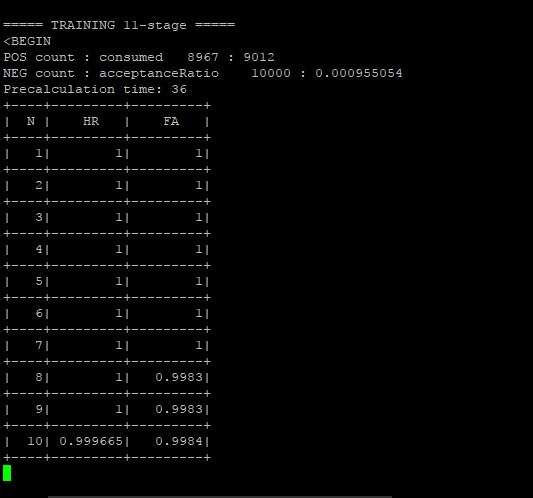
#> input picture media/haar.png, 533 x 498 px, given as the content of the folder neg, which was not available
$ python haar_cascade_steps.py media
#> lines starting #> are read from the running program, lines starting #| are printed output that depends on the picture
import numpy as np
import cv2
import os
import sys
import subprocess

#---------------------------Documentation------------------------------
# http://answers.opencv.org/question/4368/traincascade-error-bad-argument-can-not-get-new-positive-sample-the-most-possible-reason-is-insufficient-count-of-samples-in-given-vec-file/#4474
# https://stackoverflow.com/questions/10863560/haar-training-opencv-assertion-failed
# http://www.answers.opencv.org/question/7141/about-traincascade-paremeters-samples-and-other/
# http://answers.opencv.org/question/7141/about-traincascade-paremeters-samples-and-other/
# https://stackoverflow.com/questions/16058080/how-to-train-cascade-properly/16058254
# http://docs.opencv.org/trunk/dc/d88/tutorial_traincascade.html
# http://answers.opencv.org/question/22964/opencv_traincascade-negative-samples-training-method/
# http://www.computer-vision-software.com/blog/2009/11/faq-opencv-haartraining/
# http://answers.opencv.org/question/39160/opencv_traincascade-parameters-explanation-image-sizes-etc/
#----------------------------------------------------------------------


reload(sys)
sys.setdefaultencoding('utf8')

POS_FOLDER = sys.argv[1]

NEG_FOLDER = "neg"
DATA_FOLDER = "data"

BG_TXT_FILE = "bg.txt"
POS_TXT_FILE = "pos.txt"
VECTOR_FILE = "vector.vec"

PROCESS_POS_IMAGES = True

POS_SIZE = (25, 45)
NUM_OF_POS = 20
NUMPOS = int(NUM_OF_POS*0.80) 	# int((num_in_vec - numNeg)/(1 + (numStages-1)*(1-minHitRate))*0.95)
NUMNEG = 4000 					# The total number of negative(background) images
MEMORY_SIZE = str(1024*12)
NUM_STAGES = 12
MIN_HIT_RATE = 0.999
MAX_FALSE_ALARM_RATE = 0.4

def resize_background():
	for img in os.listdir(NEG_FOLDER):
		_, file_extension = os.path.splitext(img)
		file_extension = file_extension.lower()
		if file_extension.endswith("jpg") or file_extension.endswith("png"):
			try:
				# cv2.IMREAD_GRAYSCALE
				img_read = cv2.imread("%s/%s" % (NEG_FOLDER, img))
#> img_read is the input picture: shape (498, 533, 3); mean B, G, R 4.2, 4.3, 4.1
				# Resize
				resized_image = cv2.resize(img_read, (150, 100))
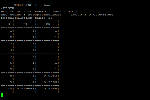
#> resized_image: shape (100, 150, 3); mean B, G, R 3.9, 4.1, 4
				cv2.imwrite("%s/%s" % (NEG_FOLDER, img), resized_image)

			except Exception as e:
				print(str(e))

def process_pos_image_and_get_pos_txt():
	if not os.path.exists(POS_TXT_FILE):
		with open(POS_TXT_FILE, 'a') as pos_txt:
			for img_file in os.listdir(POS_FOLDER):
				_, file_extension = os.path.splitext(img_file)
				file_extension = file_extension.lower()
				if file_extension.endswith("jpg") or file_extension.endswith("png"):
					try:
						# Read gray scale
						image_gray = cv2.imread("%s/%s" % (POS_FOLDER, img_file), cv2.IMREAD_GRAYSCALE)
#> image_gray: shape (498, 533); min 0, max 187, mean 4.2
						# Write line to pos.txt: object in position x: 0, y: 0,  w: 100, h: 150
						image_shape = image_gray.shape
#> image_shape = (498, 533)
						line = "%s/%s 1 0 0 %d %d\n" % (POS_FOLDER, img_file, image_shape[1], image_shape[0])
						pos_txt.write(line)
						### Image Processing: filter
						if PROCESS_POS_IMAGES:
							image_gray_blurred = cv2.bilateralFilter(image_gray, 5, 10, 10)
						cv2.imwrite("%s/%s" % (POS_FOLDER, img_file), image_gray_blurred)

					except Exception as e:
						print(str(e))
#> pass 2 of the loop in process_pos_image_and_get_pos_txt, `for img_file in os.listdir(POS_FOLDER):`:
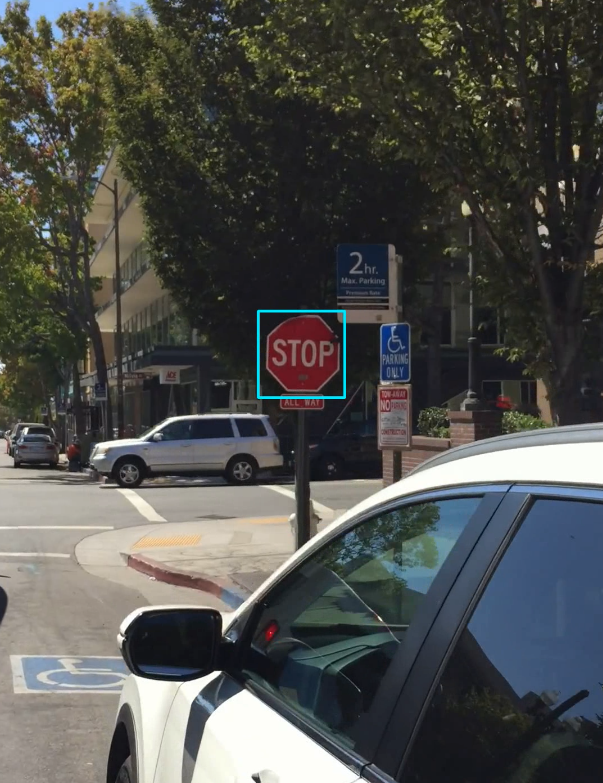
#> input picture media/stop.png, 603 x 783 px
#> in process_pos_image_and_get_pos_txt, `image_gray = cv2.imread("%s/%s" % (POS_FOLDER, img_file), cv2.IMREAD_G..`:
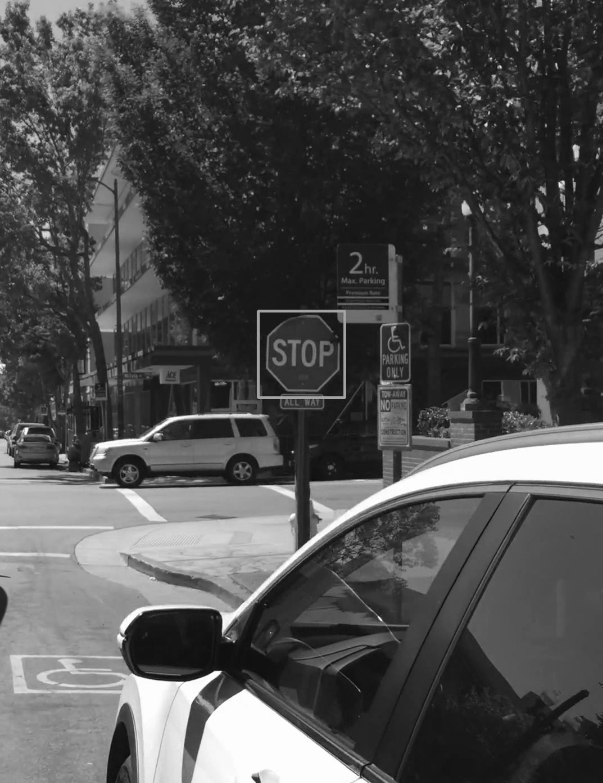
#> image_gray: shape (783, 603); min 11, max 255, mean 78.2
#> image_gray_blurred: shape (783, 603)
	else:
		print("Warning: %s already exists!!" % POS_TXT_FILE)

def create_neg():
	### create single bg.txt
	if not os.path.exists(BG_TXT_FILE):
		for img_file in os.listdir(NEG_FOLDER):
			_, file_extension = os.path.splitext(img_file)
			file_extension = file_extension.lower()
			if file_extension.endswith("jpg") or file_extension.endswith("png"):
				line = "%s/%s\n" % (NEG_FOLDER, img_file)
				with open(BG_TXT_FILE, 'a') as f:
					f.write(line)
	else:
		print("Warning: %s already exists!!" % BG_TXT_FILE)

def get_vector_file():
	if not os.path.exists(VECTOR_FILE):
		subprocess.check_call(["opencv_createsamples",
			"-info", POS_TXT_FILE,
			"-vec", VECTOR_FILE,
			"-num", str(NUM_OF_POS),
			"-w", str(POS_SIZE[0]),
			"-h", str(POS_SIZE[1])])
#> (this line was passed over: subprocess is not available in this run)
	else:
		print("Warning: %s already exists!!" % VECTOR_FILE)

def train_haar_cascade():
	if not os.path.exists(DATA_FOLDER):
		os.makedirs(DATA_FOLDER)

	# opencv_traincascade -data data -vec cropped.vec -bg bg.txt -numPos 1220 -numNeg 767 -numStages 12 -minHitRate 0.999 -maxFalseAlarmRate 0.5 -w 48 -h 48
	subprocess.check_call(["opencv_traincascade",
		"-data", DATA_FOLDER,
		"-vec", VECTOR_FILE,
		"-bg", BG_TXT_FILE,
		"-numPos", str(NUMPOS),
		"-numNeg", str(NUMNEG),
		"-numStages", str(NUM_STAGES),
		"-precalcValBufSize", MEMORY_SIZE,
		"-precalcIdxBufSize", MEMORY_SIZE,
		"-minHitRate", str(MIN_HIT_RATE),
		"-maxFalseAlarmRate", str(MAX_FALSE_ALARM_RATE),
		"-w", str(POS_SIZE[0]),
		"-h", str(POS_SIZE[1])])


if __name__ == '__main__':
	resize_background()
	create_neg()
	process_pos_image_and_get_pos_txt()
	get_vector_file()
	# train_haar_cascade()
